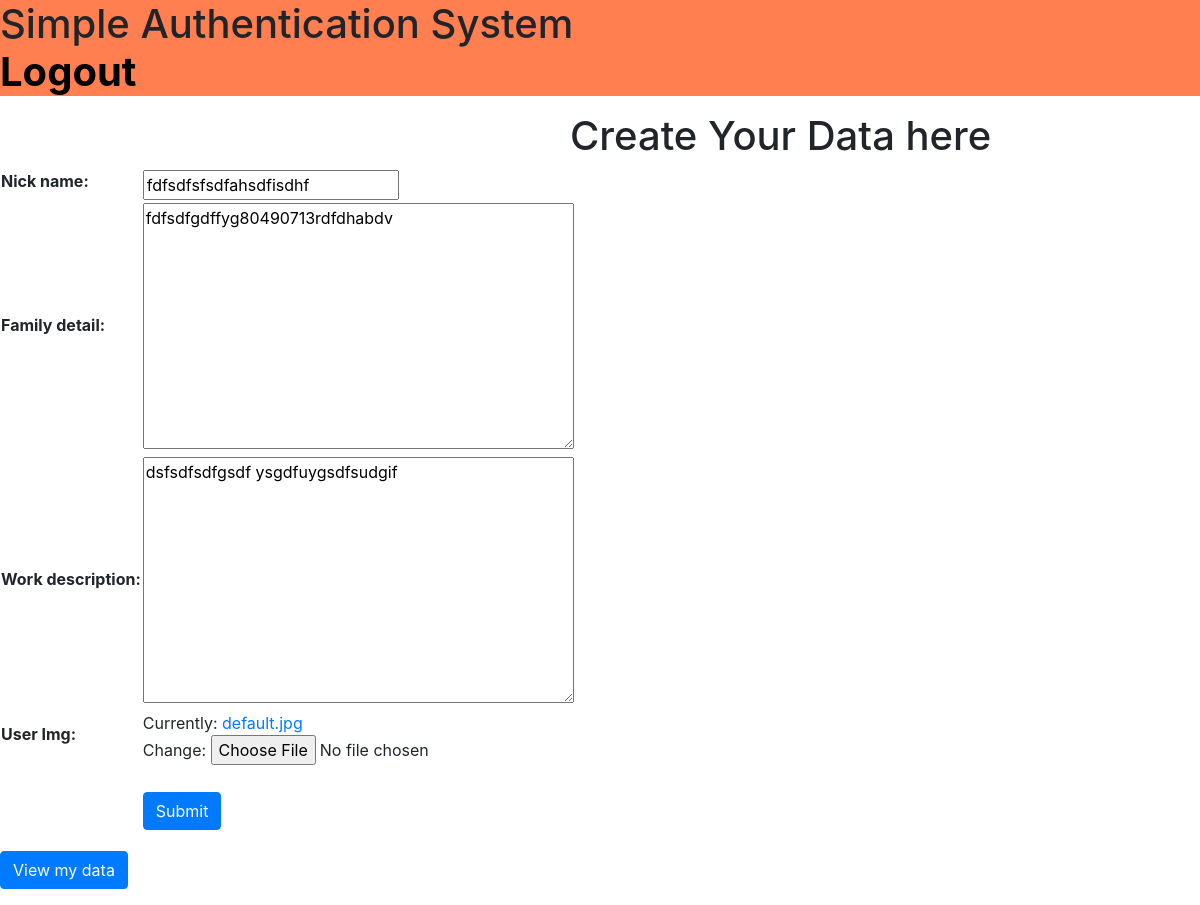
The app's page /list/edit/4/ with its own data.
### mysite/models.py (models this page shows, shortened)
class Profile(models.Model):
    user = models.ForeignKey(User, on_delete=models.CASCADE)
    nick_name = models.CharField(max_length=250)
    work_description = models.TextField()
    Family_detail = models.TextField()
    user_Img = models.ImageField(upload_to='images/', default='Image is not here')

### mysite/views.py (the view)
# urls.py: path('list/edit/<int:id>/', edit_list, name='edit_list'),
def edit_list(request, id):
    obj = Profile.objects.get(id=id)
    form = EditForm(request.POST, request.FILES, instance=obj)
    if form.is_valid():
        form.save()
        return redirect('view_list')
    else:
        form = EditForm(instance=obj)
    context = {'form': form}
    return render(request, "editlist.html", context)

### mysite/forms.py
class EditForm(forms.ModelForm):
    class Meta:
        model = Profile
        fields = [
            "nick_name",
            "Family_detail",
            "work_description",
            "user_Img",
                ]

### mysite/templates/editlist.html (shortened to what this page needs)
{% extends 'bash.html' %}
{% block content %}
<div class = "login">
    <h1 style="margin-left:570px">Create Your Data here</h1>
         <form method="post" enctype="multipart/form-data" >
             <table>
                {{ form.as_table }}
                 <tr>
                    <td></td>
                    <td><input type="submit" name="submit" value="Submit" class="btn btn-primary"  style="margin-top:25px"/></td>
                </tr>
             </table>
         </form>
 <p><a href="{% url 'view_list' %}" class="btn btn-primary" style="margin-top:20px">View my data</a>
     </div>
{% endblock content %}

### records on screen
Profile: nick_name "fdfsdfsfsdfahsdfisdhf", Family_detail "fdfsdfgdffyg80490713rdfdhabdv", work_description "dsfsdfsdfgsdf ysgdfuygsdfsudgif"
